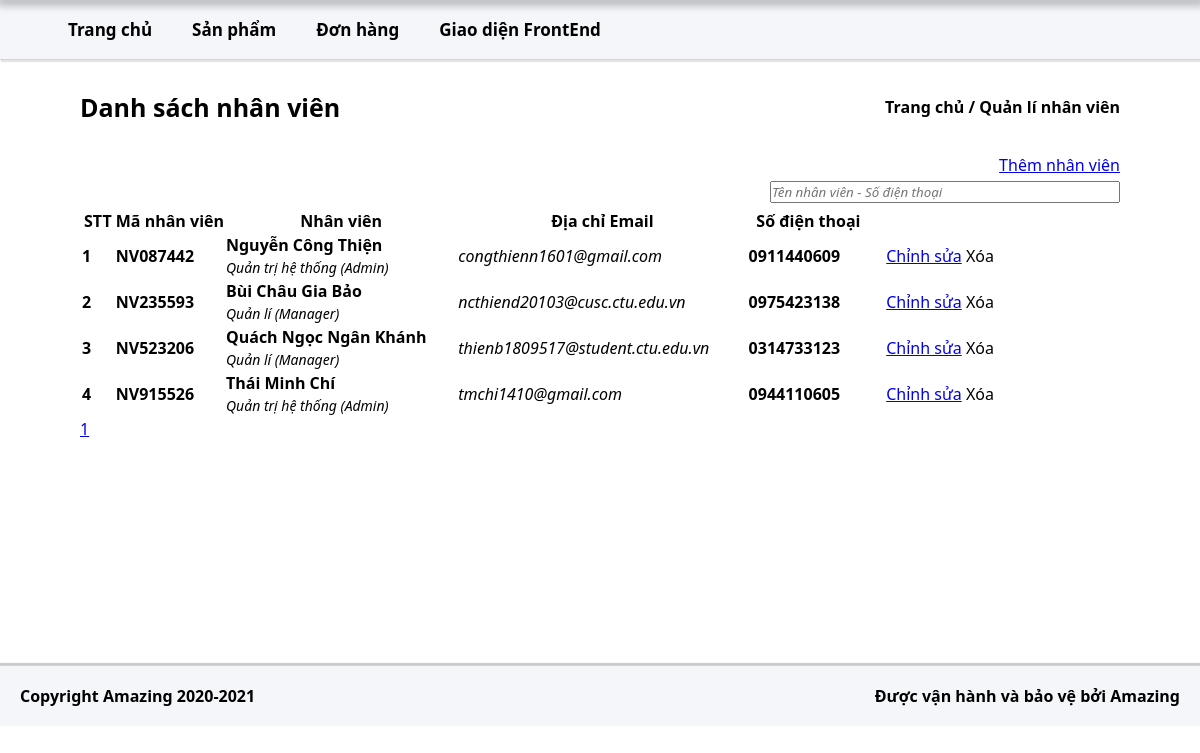
/backend/staff/index.php, run on the app's committed database.
### tables this page shows
CREATE TABLE `nhanvien` (
  `MSNV` char(8) NOT NULL,
  `HoTenNV` varchar(255) DEFAULT NULL,
  `cv_id` int(11) DEFAULT NULL,
  `DiaChi` varchar(255) DEFAULT NULL,
  `SoDienThoai` char(10) DEFAULT NULL,
  `Email` varchar(50) DEFAULT NULL,
  `Password` text DEFAULT NULL
);

CREATE TABLE `chucvu` (
  `cv_id` int(11) NOT NULL,
  `cv_ten` varchar(50) DEFAULT NULL
);

### backend/staff/index.php (the view, shortened to what this page needs)
<!DOCTYPE html>
<html lang="en">
<head>
    <link rel="stylesheet" href="staff_list.css">
</head>
<body>
    <div class="main">
        <div class="row no-gutters" style="position: relative;">
                    <?php include_once __DIR__ . '/../layouts/partials/slidebar.php' ?>
            <div class="col l-10 main_content">
                <div>
                    <?php include_once __DIR__ . '/../layouts/partials/header.php' ?>
                </div>
                <div class="item_content">
                    <div class="item_header">
                        <div class="item_title">
                            Danh sách nhân viên
                        </div>
                        <div class="item_navbar">
                            <a href="/../Amazing-PHP/backend/">Trang chủ</a> / <a href="/../Amazing-PHP/backend/staff/">Quản lí nhân viên</a>
                        </div>
                    </div>
                    <div class="staff_list">
                        <div class="staff_list--header">
                            <a href="/../Amazing-PHP/backend/staff/add/" class="btn btn-primary">Thêm nhân viên</a>
                        </div>
                        <div class="search_staff">
                            <input type="text" id="search_staff" class="form-control" placeholder="Tên nhân viên - Số điện thoại">
                        </div>
                        <div class="staff_list--content">
                            <?php
                                include_once __DIR__ . '/../connect_db.php';
                                $sql_sum_count = <<<EOT
                                    SELECT COUNT(*) tongnv FROM nhanvien
                                EOT;
                                $query_sum_count = mysqli_query($conn,$sql_sum_count);
                                $result_sum_count = mysqli_fetch_array($query_sum_count,MYSQLI_ASSOC);
                                $TOTAL_COUNT = $result_sum_count['tongnv'];
                                $ROW_PAGE = 5;
                                $TOTAL_PAGE = ceil($TOTAL_COUNT / $ROW_PAGE);
                                $PAGE = isset($_GET['page']) ? $_GET['page'] : 1;
                                $OFFSET = ($PAGE - 1) * $ROW_PAGE;
                                $sql_select_staff = <<<EOT
                                    SELECT * FROM nhanvien nv JOIN chucvu cv ON nv.cv_id = cv.cv_id LIMIT $OFFSET,$ROW_PAGE
                                EOT;
                                $query_select = mysqli_query($conn,$sql_select_staff);
                                $data_staff =[];
                                while($result = mysqli_fetch_array($query_select,MYSQLI_ASSOC)){
                                    $data_staff[] = array(
                                        'msnv' => $result['MSNV'],
                                        'hoten' => $result['HoTenNV'],
                                        'chucvu' => $result['cv_ten'],
                                        'sodienthoai' => $result['SoDienThoai'],
                                        'email' => $result['Email']
                                    );
                                }
                                $i=0;
                            ?>
                            <table class="table">
                                <thead class="bg-dark text-white">
                                    <th>STT</th>
                                    <th width="12%">Mã nhân viên</th>
                                    <th>Nhân viên</th>
                                    <th>Địa chỉ Email</th>
                                    <th>Số điện thoại</th>
                                    <th></th>
                                </thead>
                                <tbody id="result_staff">
                                    <?php foreach($data_staff as $val):?>
                                        <?php $i++;?>
                                        <tr>
                                            <td><strong><?=$i?></strong></td>
                                            <td><strong><?=$val['msnv']?></strong></td>
                                            <td>
                                                <strong><?=$val['hoten']?></strong></br>
                                                <span class="staff_position"><?=$val['chucvu']?></span>
                                            </td>
                                            <td><span class="staff_email"><?=$val['email']?></span></td>
                                            <td><span class="staff_number"><?=$val['sodienthoai']?></span></td>
                                            <td>
                                                <div class="action">
                                                    <a href="/../Amazing-PHP/backend/staff/edit/?staff_id=<?=$val['msnv']?>" class="btn btn-secondary btn-sm">Chỉnh sửa</a>
                                                    <span class="btn btn-danger btn-sm btn_delete" data-staff_id="<?=$val['msnv']?>">Xóa</span>
                                                </div>
                                            </td>
                                        </tr>
                                    <?php endforeach;?>
                                </tbody>
                            </table>
                        </div>
                        <div>
                            <div class="paginate">
                                <ul class="pagination">
                                    <?php for($i = 1;$i<=$TOTAL_PAGE;$i++):?>
                                        <li class=" page-item"><a class="page-link text-dark" href="?page=<?=$i?>"><?=$i?></a></li>
                                    <?php endfor;?>
                                </ul>
                            </div>
                        </div>
                    </div>
                </div>
                <div>
                    <?php include_once __DIR__ . '/../layouts/partials/footer.php' ?>
                </div>
            </div>
        </div>
    </div>
</body>
</html>

### backend/staff/staff_list.css (style rules this page uses)
.staff_list { margin-top: 30px; }
.staff_list--header { display: flex; justify-content: end; margin-bottom: 5px; }
.action { float: right; }
.staff_position { font-style: italic; font-size: 14px; }
.staff_number { font-weight: 600; }
.staff_email { font-style: italic; }
.search_staff { margin: 5px 0; display: flex; justify-content: end; }
#search_staff { width: 350px; }
::placeholder { font-style: italic; }

### backend/layouts/css/style_slidebar.css (style rules this page uses)
html { --color:white; }

### backend/layouts/css/style_header.css (style rules this page uses)
* { margin: 0; padding: 0; box-sizing: border-box; font-family:'Segoe UI', Tahoma, Geneva, Verdana, sans-serif; }
ul { list-style-type: none; margin-bottom: 0 !important; }
.item_content { min-height: 665px; padding: 20px 80px; }
.item_header { width: 100%; display: flex; justify-content: space-between; align-items: center; padding-top: 30px; }
.item_title { font-weight: 600; font-size: 25px; }
.item_navbar { font-weight: 600; }
.item_navbar > a { text-decoration: none; color: black; }

### data on the page
nhanvien: MSNV "NV087442", HoTenNV "Nguyễn Công Thiện", cv.cv_ten "Quản trị hệ thống (Admin)", Email "congthienn1601@gmail.com", SoDienThoai "0911440609"
nhanvien: MSNV "NV235593", HoTenNV "Bùi Châu Gia Bảo", cv.cv_ten "Quản lí (Manager)", Email "ncthiend20103@cusc.ctu.edu.vn", SoDienThoai "0975423138"
nhanvien: MSNV "NV523206", HoTenNV "Quách Ngọc Ngân Khánh", cv.cv_ten "Quản lí (Manager)", Email "thienb1809517@student.ctu.edu.vn", SoDienThoai "0314733123"
nhanvien: MSNV "NV915526", HoTenNV "Thái Minh Chí", cv.cv_ten "Quản trị hệ thống (Admin)", Email "tmchi1410@gmail.com", SoDienThoai "0944110605"
